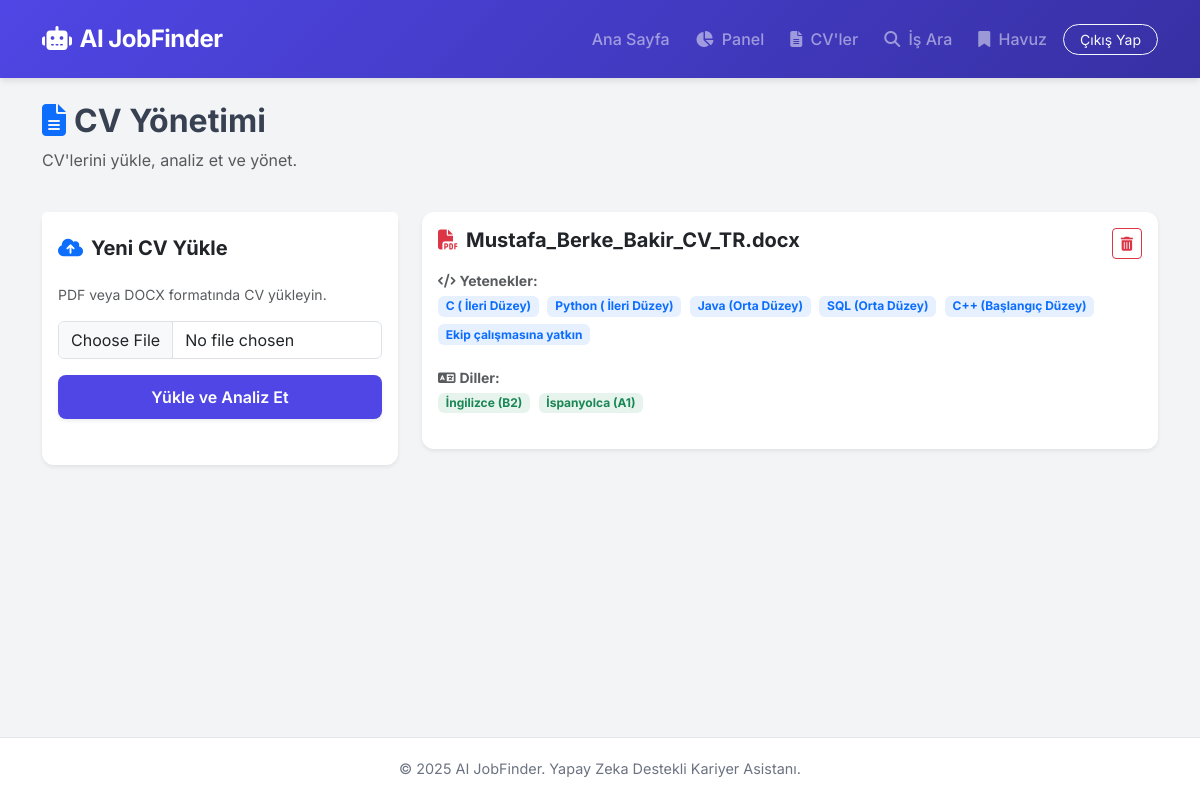
Screenshot of /cv-islemleri (signed in) with the database file from the repository.
### models.py (models this page shows)
class CV(db.Model):
    id = db.Column(db.Integer, primary_key=True)
    orjinal_dosya_adi = db.Column(db.String(300), nullable=False)
    cikarilan_veriler = db.Column(db.JSON, nullable=True)
    aday_id = db.Column(db.Integer, db.ForeignKey('kullanici.id'), nullable=False)
    eslesmeler = db.relationship('Eslesme', backref='cv', lazy=True, cascade='all, delete-orphan')

### app.py (the view, shortened to what this page needs)
@app.route('/cv-islemleri', methods=['GET', 'POST'])
def cv_islemleri():
    if 'user_id' not in session: return redirect(url_for('login'))
    user_id = session['user_id']
    cvler = models.CV.query.filter_by(aday_id=user_id).all()
    return render_template('cv_islemleri.html', cvler=cvler)

### templates/cv_islemleri.html (shortened to what this page needs)
{% extends 'base.html' %}
{% block content %}
<div class="row mb-4 align-items-center">
    <div class="col">
        <h2 class="fw-bold"><i class="fas fa-file-alt text-primary me-2"></i>CV Yönetimi</h2>
        <p class="text-muted">CV'lerini yükle, analiz et ve yönet.</p>
    </div>
</div>
<div class="row g-4">
    <div class="col-lg-4">
        <div class="card border-0 shadow-sm h-100">
            <div class="card-header bg-white border-0 pt-4 pb-0">
                <h5 class="fw-bold"><i class="fas fa-cloud-upload-alt text-primary me-2"></i>Yeni CV Yükle</h5>
            </div>
            <div class="card-body">
                <p class="text-muted small">PDF veya DOCX formatında CV yükleyin.</p>
                <form method="POST" enctype="multipart/form-data" class="mt-3">
                    <div class="mb-3">
                        <input class="form-control" type="file" name="cv" required>
                    </div>
                    <button type="submit" class="btn btn-primary w-100 shadow-sm">Yükle ve Analiz Et</button>
                </form>
            </div>
        </div>
    </div>
    <div class="col-lg-8">
        {% if cvler %}
            {% for cv in cvler %}
            <div class="card border-0 shadow-sm mb-3">
                <div class="card-body">
                    <div class="d-flex justify-content-between align-items-start">
                        <div class="flex-grow-1">
                            <h5 class="fw-bold text-dark mb-1">
                                <i class="fas fa-file-pdf text-danger me-2"></i>{{ cv.orjinal_dosya_adi }}
                            </h5>
                            <div class="mb-3">
                                <small class="text-muted fw-bold"><i class="fas fa-code me-1"></i>Yetenekler:</small><br>
                                {% if cv.cikarilan_veriler and cv.cikarilan_veriler.yetenekler %}
                                    {% for yetenek in cv.cikarilan_veriler.yetenekler[:12] %}
                                        <span class="badge bg-primary bg-opacity-10 text-primary me-1 mb-1">{{ yetenek }}</span>
                                    {% endfor %}
                                {% else %}
                                    <span class="text-muted small">Yetenek verisi yok.</span>
                                {% endif %}
                            </div>
                            {% if cv.cikarilan_veriler and cv.cikarilan_veriler.yabanci_diller %}
                            <div class="mb-3">
                                <small class="text-muted fw-bold"><i class="fas fa-language me-1"></i>Diller:</small><br>
                                {% for dil in cv.cikarilan_veriler.yabanci_diller %}
                                    <span class="badge bg-success bg-opacity-10 text-success me-1 mb-1">{{ dil.dil }} ({{ dil.seviye }})</span>
                                {% endfor %}
                            </div>
                            {% endif %}
                        </div>
                        <form action="{{ url_for('cv_sil', cv_id=cv.id) }}" method="POST" onsubmit="return confirm('Silmek istediğine emin misin?');">
                            <button class="btn btn-outline-danger btn-sm"><i class="fas fa-trash-alt"></i></button>
                        </form>
                    </div>
                </div>
            </div>
            {% endfor %}
        {% else %}
            <div class="alert alert-light text-center py-5 border shadow-sm">
                <h5>Henüz CV Yüklenmedi</h5>
            </div>
        {% endif %}
    </div>
</div>
{% endblock %}

### templates/base.html (shortened to what this page needs)
<!DOCTYPE html>
<html lang="tr">
<head>
    <link href="https://cdn.jsdelivr.net/npm/bootstrap@5.3.0/dist/css/bootstrap.min.css" rel="stylesheet">
    <link rel="stylesheet" href="https://cdnjs.cloudflare.com/ajax/libs/font-awesome/6.4.0/css/all.min.css">
</head>
<body>
    <nav class="navbar navbar-expand-lg navbar-dark mb-4">
        <div class="container">
            <a class="navbar-brand" href="{{ url_for('index') }}">
                <i class="fas fa-robot me-2"></i>AI JobFinder
            </a>
            <div class="collapse navbar-collapse" id="navbarNav">
                <ul class="navbar-nav ms-auto align-items-center">
                    <li class="nav-item"><a class="nav-link" href="{{ url_for('index') }}">Ana Sayfa</a></li>
                    {% if session.user_id %}
                        <li class="nav-item"><a class="nav-link" href="{{ url_for('panel') }}"><i class="fas fa-chart-pie me-1"></i> Panel</a></li>
                        <li class="nav-item"><a class="nav-link" href="{{ url_for('cv_islemleri') }}"><i class="fas fa-file-alt me-1"></i> CV'ler</a></li>
                        <li class="nav-item"><a class="nav-link" href="{{ url_for('is_ara_sayfasi') }}"><i class="fas fa-search me-1"></i> İş Ara</a></li>
                        <li class="nav-item"><a class="nav-link" href="{{ url_for('kaydedilenler') }}"><i class="fas fa-bookmark me-1"></i> Havuz</a></li>
                        <li class="nav-item ms-2">
                            <a class="btn btn-outline-light btn-sm px-3 rounded-pill" href="{{ url_for('logout') }}">Çıkış Yap</a>
                        </li>
                    {% else %}
                        <li class="nav-item"><a class="nav-link" href="{{ url_for('login') }}">Giriş</a></li>
                        <li class="nav-item ms-2"><a class="btn btn-light text-primary btn-sm px-3 fw-bold rounded-pill" href="{{ url_for('kayit') }}">Kayıt Ol</a></li>
                    {% endif %}
                </ul>
            </div>
        </div>
    </nav>
    <div class="container pb-5">
        {% block content %}
        {% endblock %}
    </div>
    <footer>
        <div class="container">
            <p class="mb-0">© 2025 AI JobFinder. Yapay Zeka Destekli Kariyer Asistanı.</p>
        </div>
    </footer>
</body>
</html>

### templates/base.html (style rules this page uses)
:root { --primary-color: #4F46E5; --secondary-color: #10B981; --dark-bg: #111827; --light-bg: #F3F4F6; --card-shadow: 0 10px 15px -3px rgba(0, 0, 0, 0.1), 0 4px 6px -2px rgba(0, 0, 0, 0.05); }
body { font-family: 'Inter', sans-serif; background-color: var(--light-bg); color: #374151; display: flex; flex-direction: column; min-height: 100vh; }
.navbar { background: linear-gradient(135deg, #4F46E5 0%, #3730A3 100%); padding: 1rem 0; box-shadow: 0 4px 6px -1px rgba(0, 0, 0, 0.1); }
.navbar-brand { font-weight: 700; letter-spacing: -0.5px; font-size: 1.5rem; }
.nav-link { font-weight: 500; margin-left: 10px; transition: all 0.3s; opacity: 0.9; }
.card { border: none; border-radius: 12px; background: white; box-shadow: var(--card-shadow); transition: transform 0.2s ease-in-out; }
.btn-primary { background-color: var(--primary-color); border: none; padding: 10px 20px; font-weight: 600; border-radius: 8px; }
footer { margin-top: auto; background-color: white; padding: 20px 0; border-top: 1px solid #e5e7eb; text-align: center; color: #6b7280; font-size: 0.9rem; }

### rows the page displays
CV: orjinal_dosya_adi "Mustafa_Berke_Bakir_CV_TR.docx", 12 "C ( İleri Düzey)" "Python ( İleri Düzey)" "Java (Orta Düzey)" "SQL (Orta Düzey)" "C++ (Başlangıç Düzey)" "Ekip çalışmasına yatkın", dil "İngilizce" "İspanyolca", seviye "B2" "A1"
